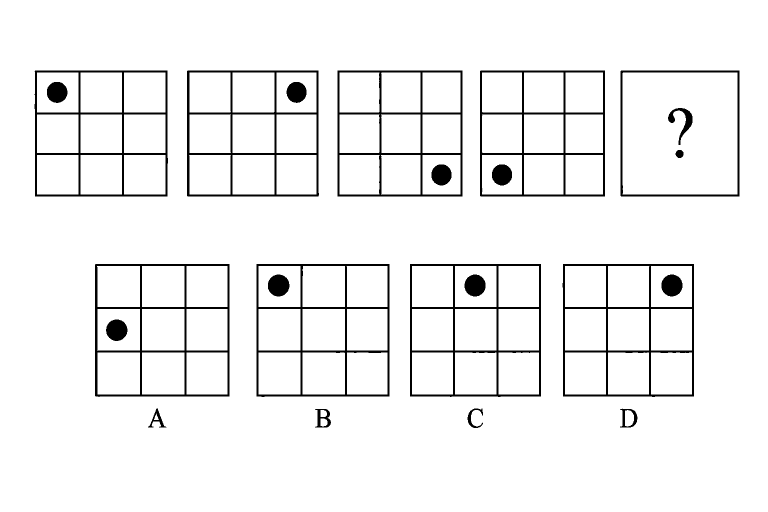
#> input picture batches/20260824_图推科学推理配图体验_01/images/q-0001-stem.png, 1536 x 1024 px (shown at 1/2 size)
$ python -i draw_tools.py   (imports and definitions only)
#> lines starting #> are read from the running program, lines starting #| are printed output that depends on the picture; after the words box and inside, x2 and y2 are one past the last pixel; in counts of white or black regions, pixels touching at a corner belong together
#!/usr/bin/env python3
# -*- coding: utf-8 -*-
"""画图 Agent 可调用的本地工具：程序图种、组合图元、像素兜底、本地自检。"""

from __future__ import annotations

import json
import os
import re
import threading
from pathlib import Path
from typing import Callable

from PIL import Image, ImageChops

from figure_lab import CATALOG
from figure_qa import MIN_H, MIN_W, PLACEHOLDER_FACTS, check_question
from program_figure import is_program_kind, render_program

PIXEL_BLOCKED = {
    "circuit",
    "lever",
    "tank",
    "motion",
    "motion_graph",
    "force",
    "pulley",
    "reflex",
}

Renderer = Callable[[dict, Path], None]
_SPEC_LOCK = threading.Lock()
PixelFn = Callable[[list[str], Path], None]


# [43 lines left out: functions list_kinds, _clear, render_kind, compose_svg, pixel_draw, not called in this run]


def _layout_issues(png: Path) -> list[str]:
    with Image.open(png) as im:
#> im is the input picture: PIL image 1536x1024 1; 94.7% white; 23 black regions, largest, box (x1, y1, x2, y2) and area: (190, 528, 459, 794) 8534, (513, 528, 779, 794) 8300, (1125, 528, 1388, 794) 8256
        width, height = im.size
#> width = 1536; height = 1024
        gray = im.convert("L")
    if width < MIN_W or height < MIN_H:
        return [f"像素过低 {width}x{height}（至少 {MIN_W}x{MIN_H}）"]
    diff = ImageChops.difference(gray, Image.new("L", gray.size, 255))
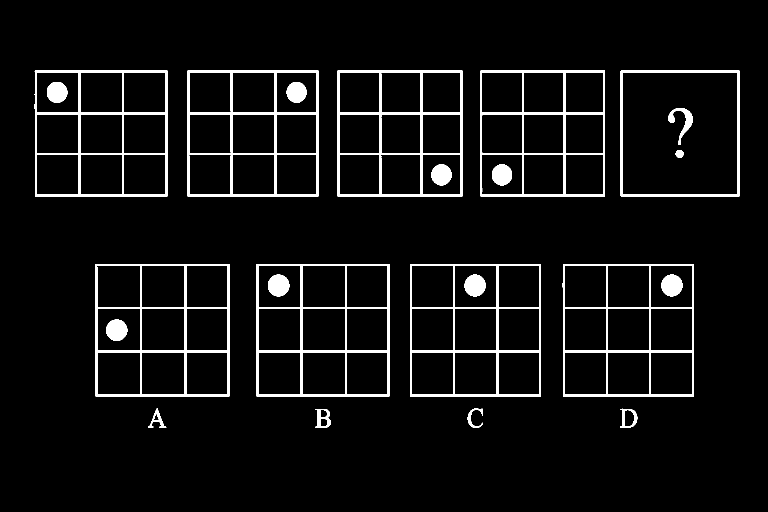
#> diff: PIL image 1536x1024 L (shown at 1/2 size); 5.3% white; 23 white regions, largest, box (x1, y1, x2, y2) and area: (190, 528, 459, 794) 8534, (513, 528, 779, 794) 8300, (1125, 528, 1388, 794) 8256
    bbox = diff.getbbox()
#> bbox = (69, 141, 1479, 856)
    if not bbox:
        return ["画布是空白的"]
    left, top, right, bottom = bbox
#> left = 69; top = 141; right = 1479; bottom = 856
    area = (right - left) * (bottom - top)
#> area = 1008150
    if area < width * height * 0.16:
        return ["图挤在一角，大片空白"]
    if right < width * 0.55 and left < width * 0.12:
        return ["图偏在画布左侧"]
    ink = sum(gray.histogram()[:248])
#> ink = 83343
    if ink < width * height * 0.008:
        return ["图上几乎只有空白和几个字"]
    corner = gray.crop((0, 0, min(40, width), min(40, height)))
#> corner: PIL image 40x40 L; every value is 255
    corner_ink = sum(1 for px in corner.getdata() if px < 240)
#> corner_ink = 0
    if 12 <= corner_ink <= 220:
        band = gray.crop((0, 0, min(90, width), min(90, height)))
        band_ink = sum(1 for px in band.getdata() if px < 240)
        if band_ink < corner_ink * 3:
            return ["左上角有多余残片"]
    return []


# [99 lines left out: function inspect_figure, not called in this run]


PLACEHOLDER_SKIP = {"程序绘制的图形", "题干图", "程序图形中的可见结构与标号"}

>>> result = _layout_issues('../batches/20260824_图推科学推理配图体验_01/images/q-0001-stem.png')

$ run again, on batches/20260824_图推科学推理配图体验_01/images/q-0003-stem.png
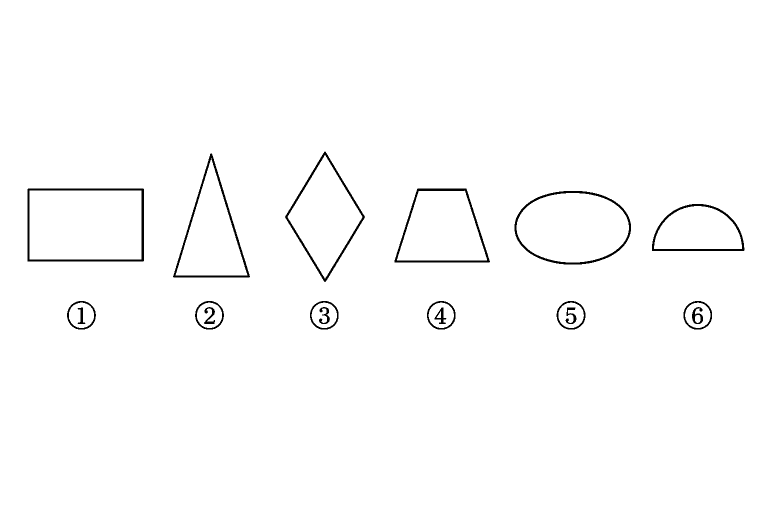
#> input picture batches/20260824_图推科学推理配图体验_01/images/q-0003-stem.png, 1536 x 1024 px (shown at 1/2 size)
#> in _layout_issues, im is the input picture: PIL image 1536x1024 1; 98.7% white; 18 black regions, largest, box (x1, y1, x2, y2) and area: (55, 377, 288, 523) 3103, (346, 307, 500, 555) 2678, (1029, 382, 1262, 529) 2540
#> in _layout_issues, `diff = ImageChops.difference(gray, Image.new("L", gray.size, 255))`:
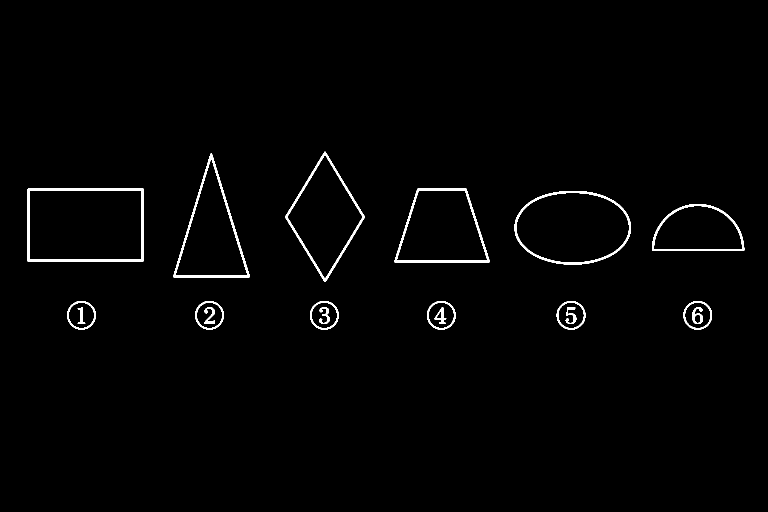
#> diff: PIL image 1536x1024 L (shown at 1/2 size); 1.3% white; 18 white regions, largest, box (x1, y1, x2, y2) and area: (55, 377, 288, 523) 3103, (346, 307, 500, 555) 2678, (1029, 382, 1262, 529) 2540
#> bbox = (55, 303, 1489, 659)
#> left = 55; top = 303; right = 1489; bottom = 659
#> area = 510504
#> ink = 20536
#> corner: PIL image 40x40 L; every value is 255
#> corner_ink = 0

$ run again, on batches/20260824_图推科学推理配图体验_01/images/q-0004-stem.png
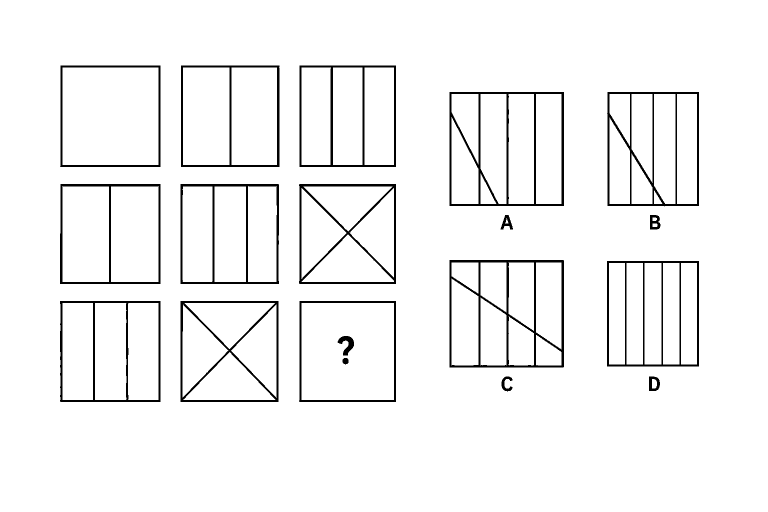
#> input picture batches/20260824_图推科学推理配图体验_01/images/q-0004-stem.png, 1536 x 1024 px (shown at 1/2 size)
#> in _layout_issues, im is the input picture: PIL image 1536x1024 1; 95.7% white; 19 black regions, largest, box (x1, y1, x2, y2) and area: (899, 520, 1128, 735) 7512, (899, 184, 1128, 412) 7273, (1214, 184, 1398, 413) 6083
#> in _layout_issues, `diff = ImageChops.difference(gray, Image.new("L", gray.size, 255))`:
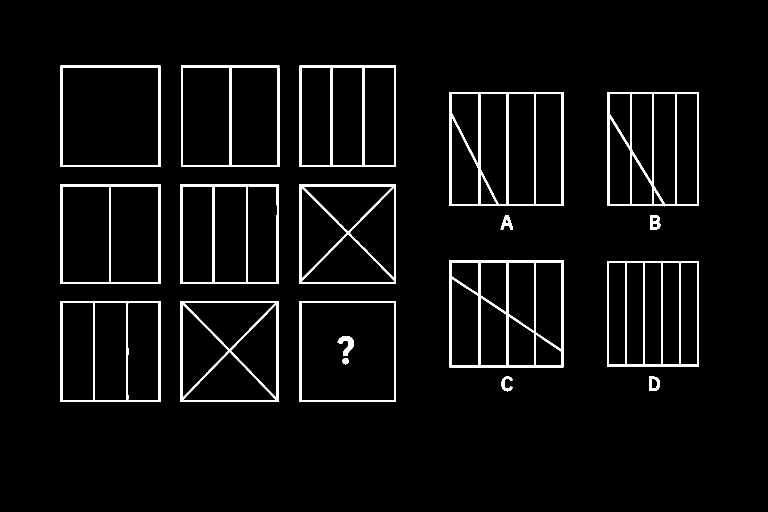
#> diff: PIL image 1536x1024 L (shown at 1/2 size); 4.3% white; 19 white regions, largest, box (x1, y1, x2, y2) and area: (899, 520, 1128, 735) 7512, (899, 184, 1128, 412) 7273, (1214, 184, 1398, 413) 6083
#> bbox = (120, 131, 1398, 804)
#> left = 120; top = 131; right = 1398; bottom = 804
#> area = 860094
#> ink = 68306
#> corner: PIL image 40x40 L; every value is 255
#> corner_ink = 0

$ run again, on batches/20260824_图推科学推理配图体验_01/images/q-0005-stem.png
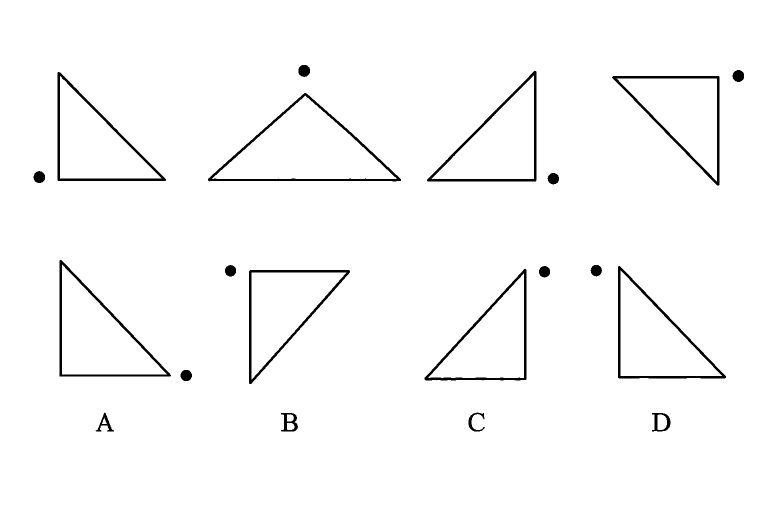
#> input picture batches/20260824_图推科学推理配图体验_01/images/q-0005-stem.png, 1536 x 1024 px (shown at 1/2 size)
#> in _layout_issues, im is the input picture: PIL image 1536x1024 1; 97.8% white; 20 black regions, largest, box (x1, y1, x2, y2) and area: (416, 186, 802, 363) 4115, (854, 142, 1073, 363) 3675, (1236, 532, 1452, 757) 3640
#> in _layout_issues, `diff = ImageChops.difference(gray, Image.new("L", gray.size, 255))`:
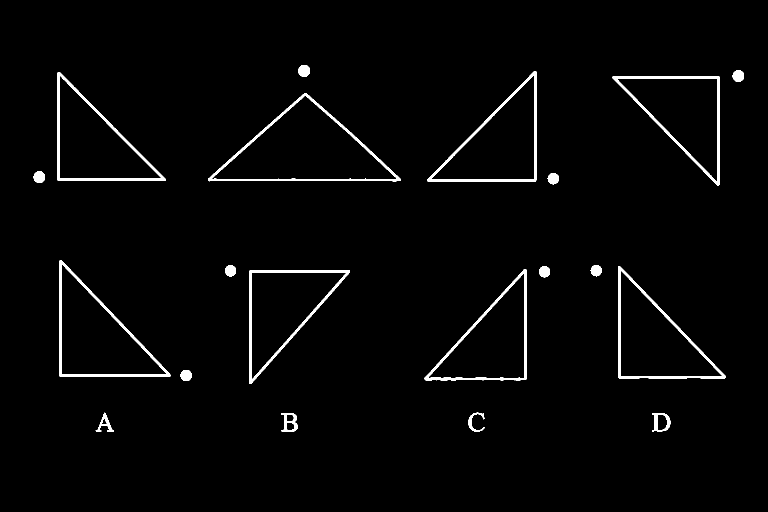
#> diff: PIL image 1536x1024 L (shown at 1/2 size); 2.2% white; 20 white regions, largest, box (x1, y1, x2, y2) and area: (416, 186, 802, 363) 4115, (854, 142, 1073, 363) 3675, (1236, 532, 1452, 757) 3640
#> bbox = (67, 130, 1488, 863)
#> left = 67; top = 130; right = 1488; bottom = 863
#> area = 1041593
#> ink = 34632
#> corner: PIL image 40x40 L; every value is 255
#> corner_ink = 0
